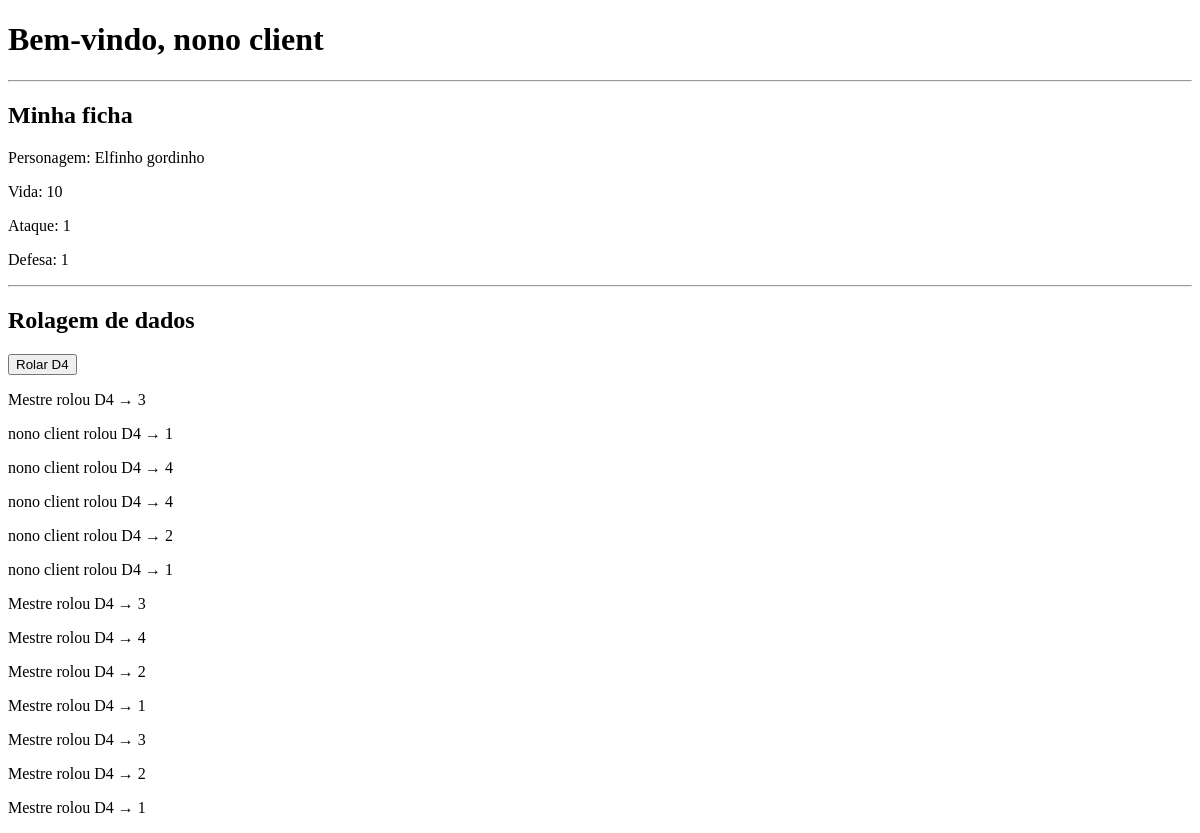
The app's page /jogador (signed in), older data.
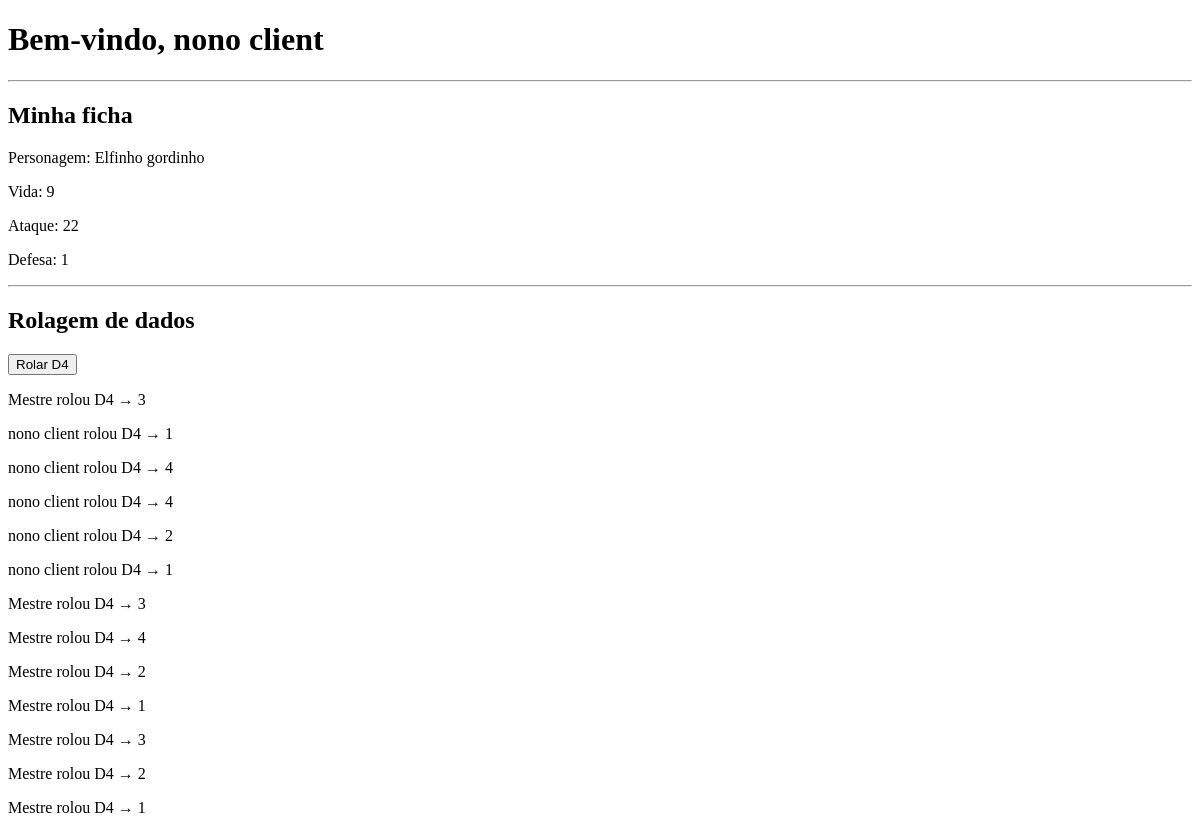
The same page, newer data.
### tables this page shows
CREATE TABLE fichas (
    id INTEGER PRIMARY KEY AUTOINCREMENT,
    jogador_id INTEGER NOT NULL,
    nome_personagem TEXT NOT NULL,
    vida INTEGER NOT NULL DEFAULT 10,
    ataque INTEGER NOT NULL DEFAULT 1,
    defesa INTEGER NOT NULL DEFAULT 1,
    FOREIGN KEY (jogador_id) REFERENCES jogadores(id)
);

### app.py (the view)
@app.route("/jogador")
def jogador():
    jogador_id = session.get("jogador_id")
    if jogador_id is None:
        return "Você não está em nenhuma sala."
    conexao = conectar()
    jogador = conexao.execute(
        """
        SELECT * FROM jogadores
        WHERE id = ?
        """,
        (jogador_id,)
    ).fetchone()
    if jogador is None:
        conexao.close()
        return "Jogador não encontrado."
    ficha = conexao.execute(
        "SELECT * FROM fichas WHERE jogador_id = ?",
        (jogador_id,)
    ).fetchone()
    rolagens = conexao.execute(
        """
        SELECT
            rolagens.*,
            jogadores.nome AS nome_jogador
        FROM rolagens
        LEFT JOIN jogadores
            ON rolagens.jogador_id = jogadores.id
        WHERE rolagens.sala_id = ?
        ORDER BY rolagens.id DESC
        """,
        (jogador["sala_id"],)
    ).fetchall()
    conexao.close()
    return render_template(
        "jogador.html",
        jogador=jogador,
        ficha=ficha,
        rolagens=rolagens
    )

### database.py (called while the page is built)
def conectar():
    conexao = sqlite3.connect(DATABASE)
    conexao.row_factory = sqlite3.Row
    return conexao

### templates/jogador.html (shortened to what this page needs)
<!DOCTYPE html>
<html lang="pt-BR">
<head>
</head>
<body>
    <h1>Bem-vindo, {{ jogador["nome"] }}</h1>
    <hr>
    <h2>Minha ficha</h2>
    {% if ficha %}
        <p>
            Personagem:
            {{ ficha["nome_personagem"] }}
        </p>
        <p>
            Vida:
            {{ ficha["vida"] }}
        </p>
        <p>
            Ataque:
            {{ ficha["ataque"] }}
        </p>
        <p>
            Defesa:
            {{ ficha["defesa"] }}
        </p>
    {% else %}
        <p>Você ainda não possui uma ficha.</p>
        <a href="/criar-ficha">
            Criar ficha
        </a>
    {% endif %}
    <hr>
    <h2>Rolagem de dados</h2>
    <button id="botaoD4">Rolar D4</button>
    <div id="resultadoRolagem">
    {% if rolagens %}
        {% for rolagem in rolagens %}
            <p>
                {% if rolagem["nome_jogador"] %}
                    {{ rolagem["nome_jogador"] }}
                {% else %}
                    Mestre
                {% endif %}
                rolou {{ rolagem["dado"].upper() }}
                → {{ rolagem["resultado"] }}
            </p>
        {% endfor %}
    {% else %}
        <p>Nenhuma rolagem ainda.</p>
    {% endif %}
</div>
</body>
</html>

Row changes from the older to the newer data that the page shows:
changed fichas "Elfinho gordinho": vida "10" → "9"; ataque "1" → "22"
